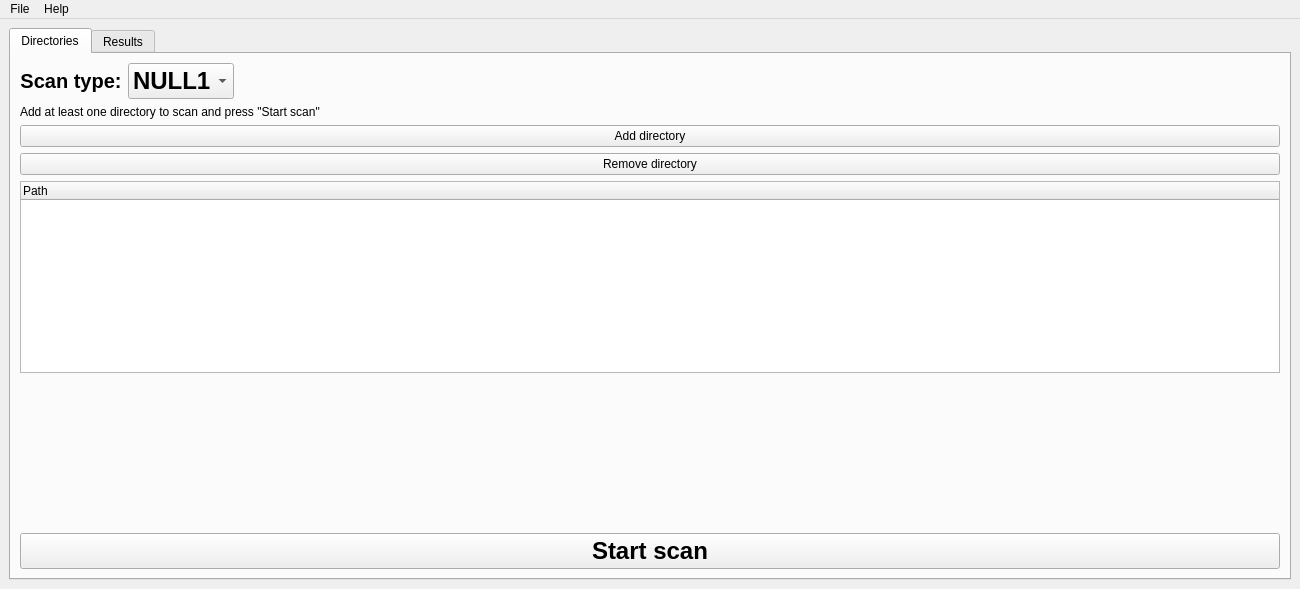
<?xml version="1.0" encoding="UTF-8"?>
<ui version="4.0">
 <class>MainWindow</class>
 <widget class="QMainWindow" name="MainWindow">
  <property name="geometry">
   <rect>
    <x>0</x>
    <y>0</y>
    <width>1300</width>
    <height>589</height>
   </rect>
  </property>
  <property name="minimumSize">
   <size>
    <width>1300</width>
    <height>300</height>
   </size>
  </property>
  <property name="windowTitle">
   <string>MainWindow</string>
  </property>
  <widget class="QWidget" name="centralwidget">
   <layout class="QVBoxLayout" name="verticalLayout_2">
    <item>
     <widget class="QTabWidget" name="main_TabWidget">
      <property name="currentIndex">
       <number>0</number>
      </property>
      <widget class="QWidget" name="directoriesTab">
       <attribute name="title">
        <string>Directories</string>
       </attribute>
       <layout class="QVBoxLayout" name="verticalLayout_3">
        <item>
         <layout class="QVBoxLayout" name="verticalLayout">
          <item>
           <layout class="QHBoxLayout" name="scanType_HorizontalLayout">
            <item>
             <widget class="QLabel" name="scanType_Label">
              <property name="sizePolicy">
               <sizepolicy hsizetype="Preferred" vsizetype="Preferred">
                <horstretch>0</horstretch>
                <verstretch>0</verstretch>
               </sizepolicy>
              </property>
              <property name="font">
               <font>
                <pointsize>15</pointsize>
                <bold>true</bold>
               </font>
              </property>
              <property name="text">
               <string>Scan type:</string>
              </property>
              <property name="alignment">
               <set>Qt::AlignmentFlag::AlignCenter</set>
              </property>
             </widget>
            </item>
            <item>
             <widget class="QComboBox" name="scanType_ComboBox">
              <property name="sizePolicy">
               <sizepolicy hsizetype="Preferred" vsizetype="Fixed">
                <horstretch>0</horstretch>
                <verstretch>0</verstretch>
               </sizepolicy>
              </property>
              <property name="font">
               <font>
                <pointsize>18</pointsize>
                <bold>true</bold>
               </font>
              </property>
              <property name="sizeAdjustPolicy">
               <enum>QComboBox::SizeAdjustPolicy::AdjustToContents</enum>
              </property>
              <property name="frame">
               <bool>true</bool>
              </property>
              <item>
               <property name="text">
                <string>NULL1</string>
               </property>
              </item>
              <item>
               <property name="text">
                <string>NULL2</string>
               </property>
              </item>
             </widget>
            </item>
            <item>
             <spacer name="horizontalSpacer">
              <property name="orientation">
               <enum>Qt::Orientation::Horizontal</enum>
              </property>
              <property name="sizeHint" stdset="0">
               <size>
                <width>40</width>
                <height>20</height>
               </size>
              </property>
             </spacer>
            </item>
           </layout>
          </item>
          <item>
           <widget class="QLabel" name="instructionLabel">
            <property name="text">
             <string>Add at least one directory to scan and press &quot;Start scan&quot;</string>
            </property>
           </widget>
          </item>
          <item>
           <widget class="QPushButton" name="addDirectory_PushButton">
            <property name="text">
             <string>Add directory</string>
            </property>
           </widget>
          </item>
          <item>
           <widget class="QPushButton" name="removeDirectory_PushButton">
            <property name="text">
             <string>Remove directory</string>
            </property>
           </widget>
          </item>
          <item>
           <widget class="QTreeWidget" name="directories_TreeWidget">
            <column>
             <property name="text">
              <string>Path</string>
             </property>
            </column>
           </widget>
          </item>
          <item>
           <spacer name="verticalSpacer">
            <property name="orientation">
             <enum>Qt::Orientation::Vertical</enum>
            </property>
            <property name="sizeHint" stdset="0">
             <size>
              <width>20</width>
              <height>40</height>
             </size>
            </property>
           </spacer>
          </item>
          <item>
           <widget class="QPushButton" name="startScan_PushButton">
            <property name="font">
             <font>
              <pointsize>18</pointsize>
              <bold>true</bold>
             </font>
            </property>
            <property name="text">
             <string>Start scan</string>
            </property>
           </widget>
          </item>
         </layout>
        </item>
       </layout>
      </widget>
      <widget class="ResultsTab" name="resultsTab">
       <attribute name="title">
        <string>Results</string>
       </attribute>
      </widget>
     </widget>
    </item>
   </layout>
  </widget>
  <widget class="QMenuBar" name="menuBar">
   <property name="geometry">
    <rect>
     <x>0</x>
     <y>0</y>
     <width>1300</width>
     <height>17</height>
    </rect>
   </property>
   <widget class="QMenu" name="file_Menu">
    <property name="title">
     <string>File</string>
    </property>
    <addaction name="exportToHtml_Action"/>
    <addaction name="quit_Action"/>
   </widget>
   <widget class="QMenu" name="help_Menu">
    <property name="title">
     <string>Help</string>
    </property>
    <addaction name="aboutDuplicateFileFinder_Action"/>
   </widget>
   <addaction name="file_Menu"/>
   <addaction name="help_Menu"/>
  </widget>
  <action name="exportToHtml_Action">
   <property name="enabled">
    <bool>false</bool>
   </property>
   <property name="text">
    <string>Export to HTML</string>
   </property>
  </action>
  <action name="quit_Action">
   <property name="text">
    <string>Quit</string>
   </property>
   <property name="shortcut">
    <string>Ctrl+Q</string>
   </property>
  </action>
  <action name="aboutDuplicateFileFinder_Action">
   <property name="text">
    <string>About Duplicate file finder</string>
   </property>
  </action>
 </widget>
 <customwidgets>
  <customwidget>
   <class>ResultsTab</class>
   <extends>QWidget</extends>
   <header>view/results_tab.h</header>
   <container>1</container>
  </customwidget>
 </customwidgets>
 <resources/>
 <connections/>
</ui>
